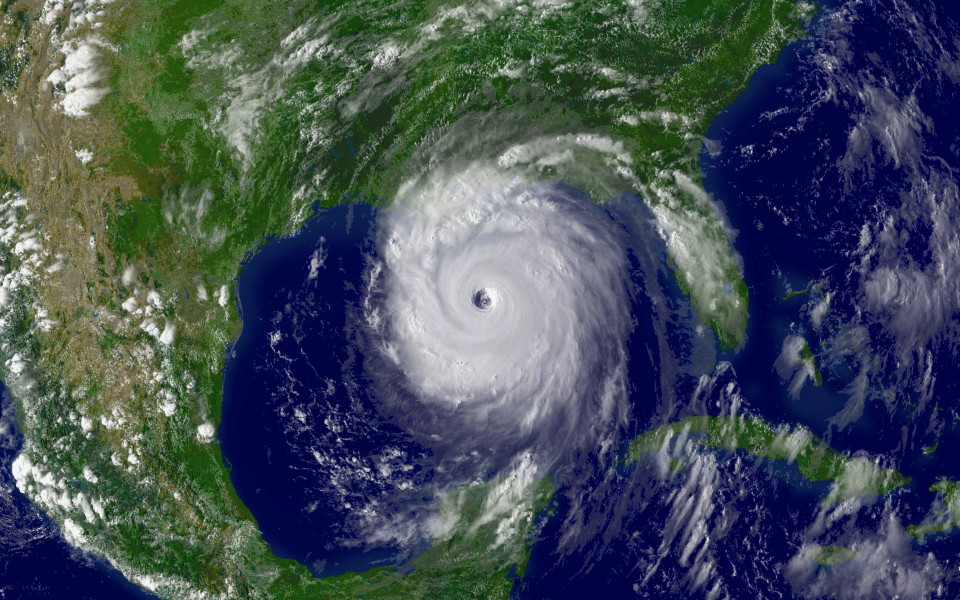
#> input picture Images/katrina-08-28-2005.jpg, 1920 x 1200 px (shown at 1/2 size)
$ python Main.py   (Python 2 division)
#> lines starting #> are read from the running program, lines starting #| are printed output that depends on the picture
#! /usr/bin/env python

import cv2
import numpy as np
import matplotlib.pyplot as plt
from cv2 import calcHist
from PIL import Image
from numpy.matlib import repmat as rep

Img=cv2.imread('Images/katrina-08-28-2005.jpg',0)
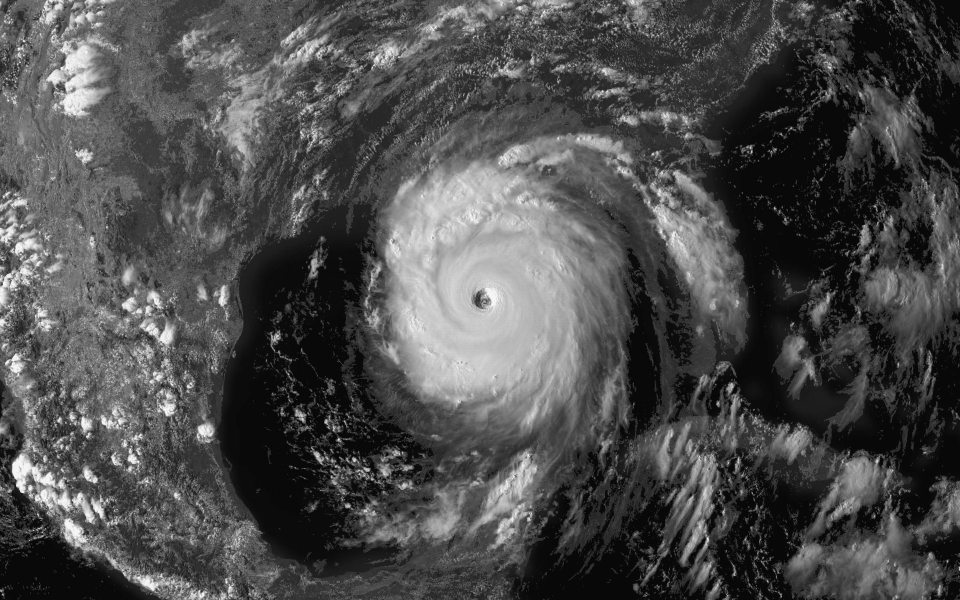
#> Img: shape (1200, 1920) (shown at 1/2 size); min 0, max 252, mean 76.1
#Upper and Lower gray level
Data_up=[]
Data_lo=[]


# Upper Threshold
# Store the values of the future mask on a variable
def Up(event,x,y,flags,param):
	if event == cv2.EVENT_LBUTTONDBLCLK:
		Data_up.append(Img[x,y])

cv2.namedWindow('Define Upper Threshold', cv2.WINDOW_AUTOSIZE)
cv2.setMouseCallback('Define Upper Threshold',Up)

while(1):
    cv2.imshow('Define Upper Threshold',Img)
    if cv2.waitKey(20) & 0xFF == 27: # Waiting for 'Echap' Key
#> (key Esc is pressed here)
        break

# Array or Scalar
#> (the run stopped early here; a loop or call above may not have finished)

$ run again, with Images/hurr2.png saved as Images/katrina-08-28-2005.jpg
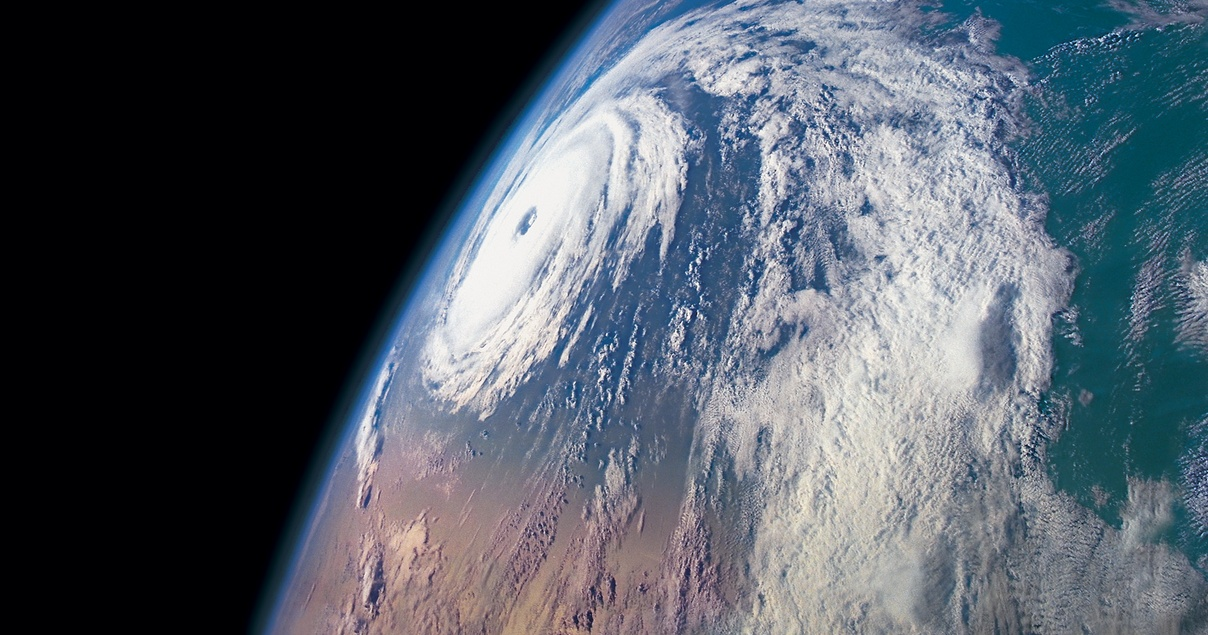
#> input picture Images/hurr2.png, 1208 x 635 px
#> `Img=cv2.imread('Images/katrina-08-28-2005.jpg',0)`:
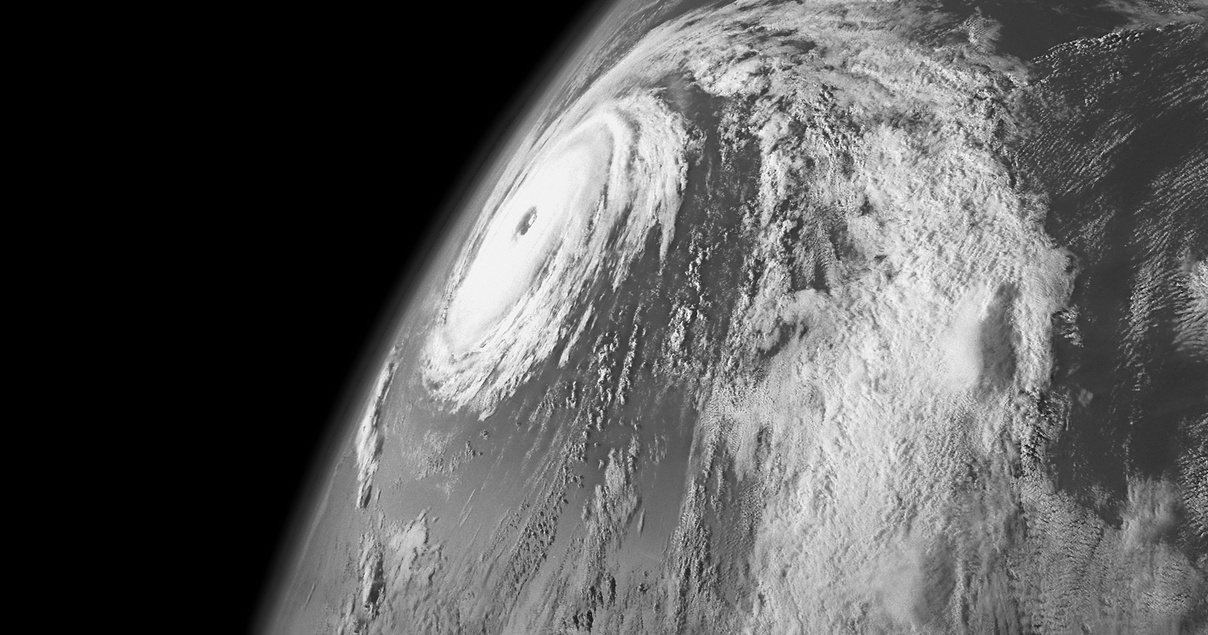
#> Img: shape (635, 1208); min 0, max 255, mean 89.1
